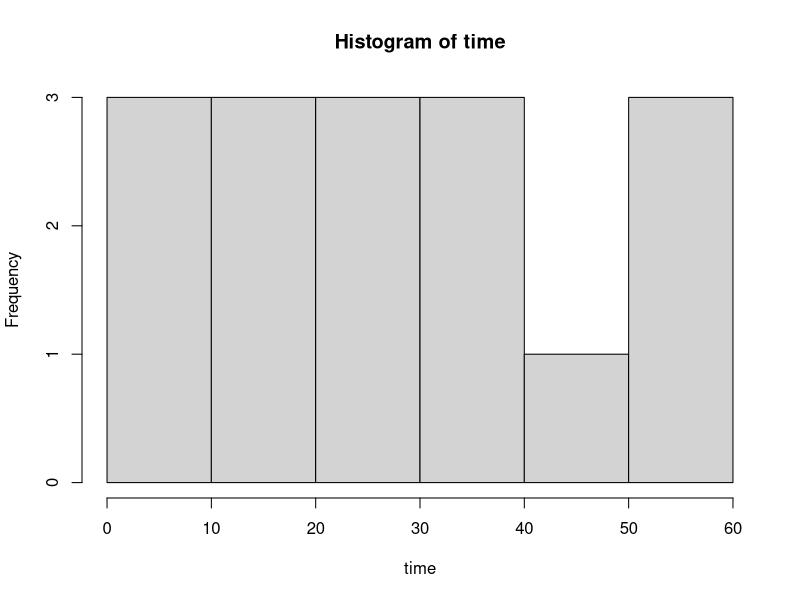
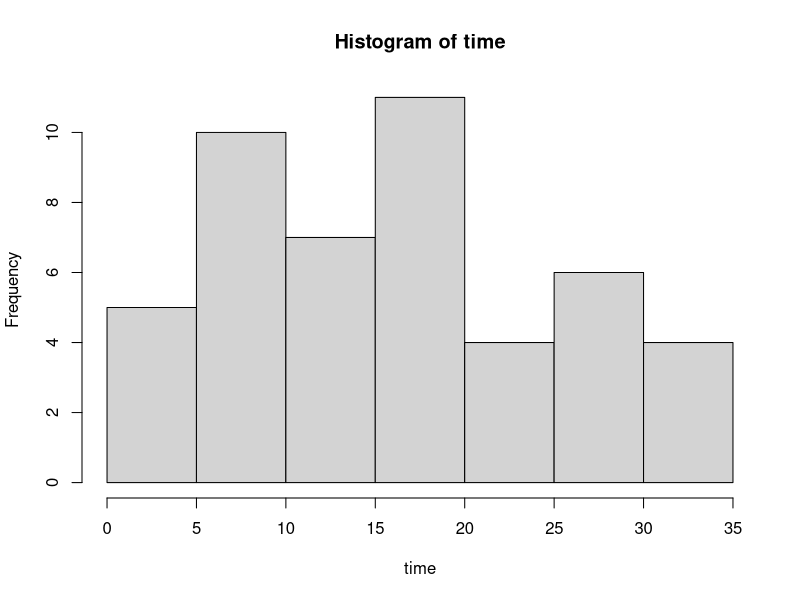

Recreate these plots in R, in order.
simulate<- function(shape, scale, phi, N, day, d ="fixed", seed = NA){
  
  if(!is.na(seed)){
    set.seed(seed)
  }
  
  # Now simulate data
  time <- rweibull(N, shape, scale) + abs(dnorm(N, 0, 0.5))
  time <- ifelse(runif(N) < phi, time, NA)
  
  if(d == "fixed"){
    
    censored <- ifelse(time >= day|is.na(time), 1, 0)
    duration <- ifelse(censored == 1, day, time)

  }else{
    if(d == "var"){
      
      duration <- runif(N, 0, day)
      time <- ifelse(time <= duration, time, NA)
      censored <- ifelse(is.na(time), 1, 0)
      
    }
  }
  
  
  
  print(prop.table(table(censored)))
  
  hist(time, breaks = 5)

  df <- data.frame(cbind(time, duration, censored))
  
  return(df)
}

# example 1 - 
x1 <- simulate(2, 50, 0.05, 1000, day = 60, d = 'var')
x1 <- simulate(1.5, 20, 0.05, 1000, day = 60, d = 'var')

